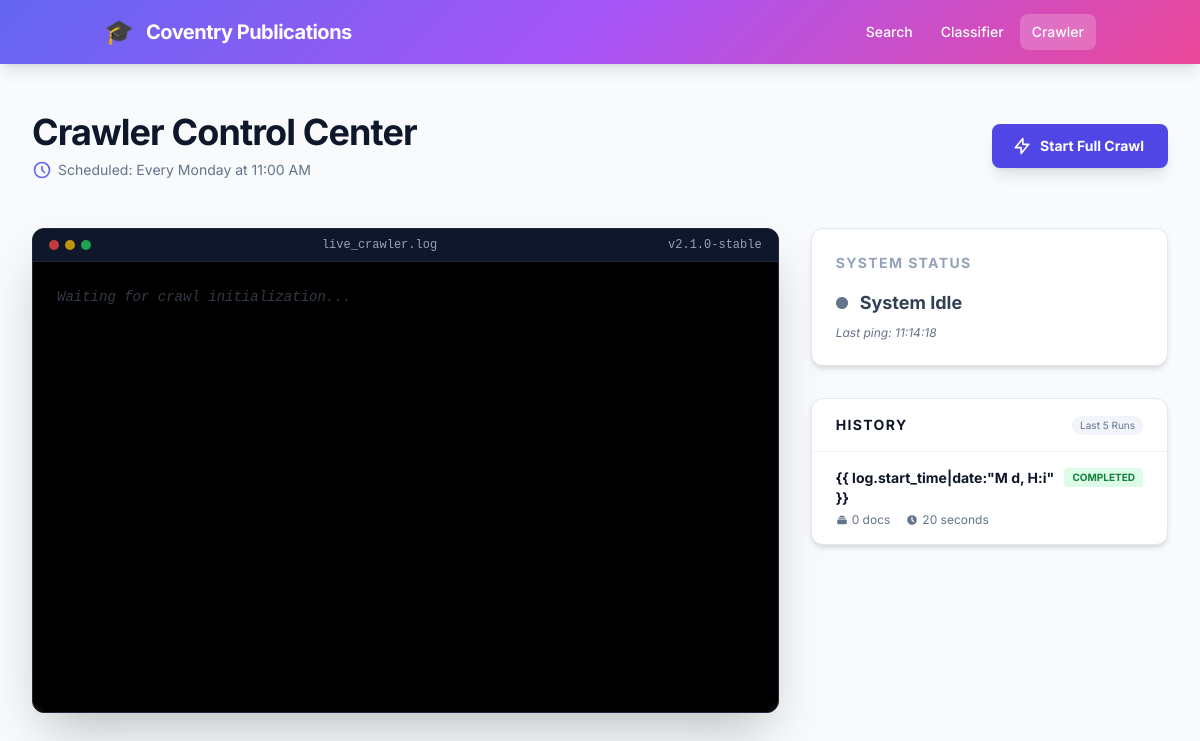
The page /crawler/ on the database its author committed.
### search_engine/models.py (models this page shows, shortened)
class CrawlerLog(models.Model):
    STATUS_CHOICES = [
        ('running', 'Running'),
        ('completed', 'Completed'),
        ('failed', 'Failed'),
    ]
    status = models.CharField(max_length=20, choices=STATUS_CHOICES, default='running')
    start_time = models.DateTimeField(default=timezone.now)
    end_time = models.DateTimeField(null=True, blank=True)
    documents_added = models.IntegerField(default=0)  # Re-labeled as requested
    profiles_crawled = models.IntegerField(default=0)
    error_message = models.TextField(blank=True)
    class Meta:
        ordering = ['-start_time']
    def duration(self):
        if self.end_time:
            delta = self.end_time - self.start_time
            return f"{delta.total_seconds():.0f} seconds"
        return "In progress"

### search_engine/views/core.py (the view)
# urls.py: path('crawler/', views.crawler_page, name='crawler'),
def crawler_page(request):
    recent_logs = CrawlerLog.objects.all()[:10]
    return render(request, 'search_engine/crawler.html', {
        'status': CRAWLER_STATE,
        'recent_logs': recent_logs
    })

### search_engine/templates/search_engine/crawler.html (shortened to what this page needs)
{% extends 'search_engine/base.html' %}
{% block content %}
<div class="bg-slate-50 min-h-screen py-12">
    <div class="mx-auto max-w-7xl px-6 lg:px-8">
        <div class="md:flex md:items-center md:justify-between mb-12">
            <div class="min-w-0 flex-1">
                <h2 class="text-3xl font-bold leading-7 text-slate-900 sm:truncate sm:text-4xl sm:tracking-tight">
                    Crawler Control Center
                </h2>
                <div class="mt-2 flex items-center text-sm text-slate-500">
                    <svg class="mr-1.5 h-5 w-5 flex-shrink-0 text-indigo-500" fill="none" stroke="currentColor"
                        viewBox="0 0 24 24">
                        <path stroke-linecap="round" stroke-linejoin="round" stroke-width="2"
                            d="M12 8v4l3 3m6-3a9 9 0 11-18 0 9 9 0 0118 0z" />
                    </svg>
                    Scheduled: Every Monday at 11:00 AM
                </div>
            </div>
            <div class="mt-5 flex lg:ml-4 lg:mt-0 gap-3">
                <button id="startCrawler"
                    class="inline-flex items-center rounded-lg bg-indigo-600 px-6 py-3 text-sm font-bold text-white shadow-lg hover:bg-indigo-700 focus-visible:outline focus-visible:outline-2 focus-visible:outline-offset-2 focus-visible:outline-indigo-600 transition-all {% if status.running %}opacity-50 cursor-not-allowed{% endif %}"
                    {% if status.running %}disabled{% endif %}>
                    <svg class="-ml-1 mr-2 h-5 w-5" fill="none" stroke="currentColor" viewBox="0 0 24 24">
                        <path stroke-linecap="round" stroke-linejoin="round" stroke-width="2"
                            d="M13 10V3L4 14h7v7l9-11h-7z" />
                    </svg>
                    {% if status.running %}Crawling...{% else %}Start Full Crawl{% endif %}
                </button>
            </div>
        </div>
        <div class="grid grid-cols-1 gap-8 lg:grid-cols-3">
            <div class="lg:col-span-2">
                <div class="bg-black rounded-xl shadow-2xl overflow-hidden border border-slate-800">
                    <div
                        class="bg-slate-900 px-4 py-2 border-b border-slate-800 flex items-center justify-between font-mono text-xs text-slate-400">
                        <div class="flex gap-1.5">
                            <div class="w-2.5 h-2.5 rounded-full bg-red-500/80"></div>
                            <div class="w-2.5 h-2.5 rounded-full bg-yellow-500/80"></div>
                            <div class="w-2.5 h-2.5 rounded-full bg-green-500/80"></div>
                        </div>
                        <span>live_crawler.log</span>
                        <span>v2.1.0-stable</span>
                    </div>
                    <div id="crawlerLogs"
                        class="p-6 h-[450px] overflow-y-auto font-mono text-sm leading-relaxed text-emerald-400 bg-black/60 backdrop-blur-sm">
                        {% if status.logs %}
                        {% for log in status.logs %}
                        <div class="mb-1 flex">
                            <span class="text-slate-600 mr-2 select-none">[{{ forloop.counter }}]</span>
                            <span>{{ log }}</span>
                        </div>
                        {% endfor %}
                        {% else %}
                        <div class="text-slate-500 italic opacity-50">Waiting for crawl initialization...</div>
                        {% endif %}
                    </div>
                </div>
            </div>
            <div class="space-y-8">
                <div class="bg-white rounded-xl shadow-md border border-slate-200 p-6">
                    <h3 class="text-sm font-bold text-slate-400 uppercase tracking-widest mb-4">System Status</h3>
                    <div class="flex items-center">
                        <div class="relative flex h-3 w-3 mr-3">
                            <span
                                class="relative inline-flex rounded-full h-3 w-3 {% if status.running %}bg-green-500{% else %}bg-slate-500{% endif %}"></span>
                        </div>
                        <span class="text-lg font-bold text-slate-700">
                            {% if status.running %}Active & Crawling{% else %}System Idle{% endif %}
                        </span>
                    </div>
                    <p class="mt-2 text-xs text-slate-500 italic">
                        Last ping: {% now "H:i:s" %}
                    </p>
                </div>
                <div class="bg-white rounded-xl shadow-md border border-slate-200 overflow-hidden">
                    <div class="px-6 py-4 border-b border-slate-100 flex justify-between items-center">
                        <h3 class="text-sm font-bold text-slate-900 uppercase tracking-widest">History</h3>
                        <span class="text-[10px] bg-slate-100 px-2 py-0.5 rounded-full text-slate-500">Last 5
                            Runs</span>
                    </div>
                    <div class="divide-y divide-slate-100">
                        {% for log in recent_logs %}
                        <div class="px-6 py-4 hover:bg-slate-50 transition-colors">
                            <div class="flex justify-between items-start mb-1">
                                <span class="text-sm font-bold text-slate-900">{{ log.start_time|date:"M d, H:i"
                                    }}</span>
                                <span
                                    class="text-[10px] font-bold px-2 py-0.5 rounded uppercase {% if log.status == 'completed' %}bg-green-100 text-green-700{% else %}bg-red-100 text-red-700{% endif %}">
                                    {{ log.get_status_display }}
                                </span>
                            </div>
                            <div class="flex gap-4 text-xs text-slate-500">
                                <span class="flex items-center">
                                    <svg class="w-3 h-3 mr-1" fill="currentColor" viewBox="0 0 20 20">
                                        <path
                                            d="M7 3a1 1 0 000 2h6a1 1 0 100-2H7zM4 7a1 1 0 011-1h10a1 1 0 110 2H5a1 1 0 01-1-1zM2 11a2 2 0 012-2h12a2 2 0 012 2v4a2 2 0 01-2 2H4a2 2 0 01-2-2v-4z">
                                        </path>
                                    </svg>
                                    {{ log.documents_added }} docs
                                </span>
                                <span class="flex items-center">
                                    <svg class="w-3 h-3 mr-1" fill="currentColor" viewBox="0 0 20 20">
                                        <path fill-rule="evenodd"
                                            d="M10 18a8 8 0 100-16 8 8 0 000 16zm1-12a1 1 0 10-2 0v4a1 1 0 00.293.707l2.828 2.829a1 1 0 101.415-1.415L11 9.586V6z"
                                            clip-rule="evenodd"></path>
                                    </svg>
                                    {{ log.duration }}
                                </span>
                            </div>
                        </div>
                        {% empty %}
                        <div class="px-6 py-8 text-center text-slate-400 italic text-sm">
                            No crawl history found
                        </div>
                        {% endfor %}
                    </div>
                </div>
            </div>
        </div>
    </div>
</div>
{% endblock %}

### search_engine/templates/search_engine/base.html (style rules this page uses)
:root { --primary: #6366f1; --primary-hover: #4f46e5; --secondary: #64748b; --success: #10b981; --danger: #ef4444; --warning: #f59e0b; }
body { font-family: 'Inter', sans-serif; }

### rows shown on the page
CrawlerLog: status "COMPLETED", documents_added "0", duration "20 seconds"
